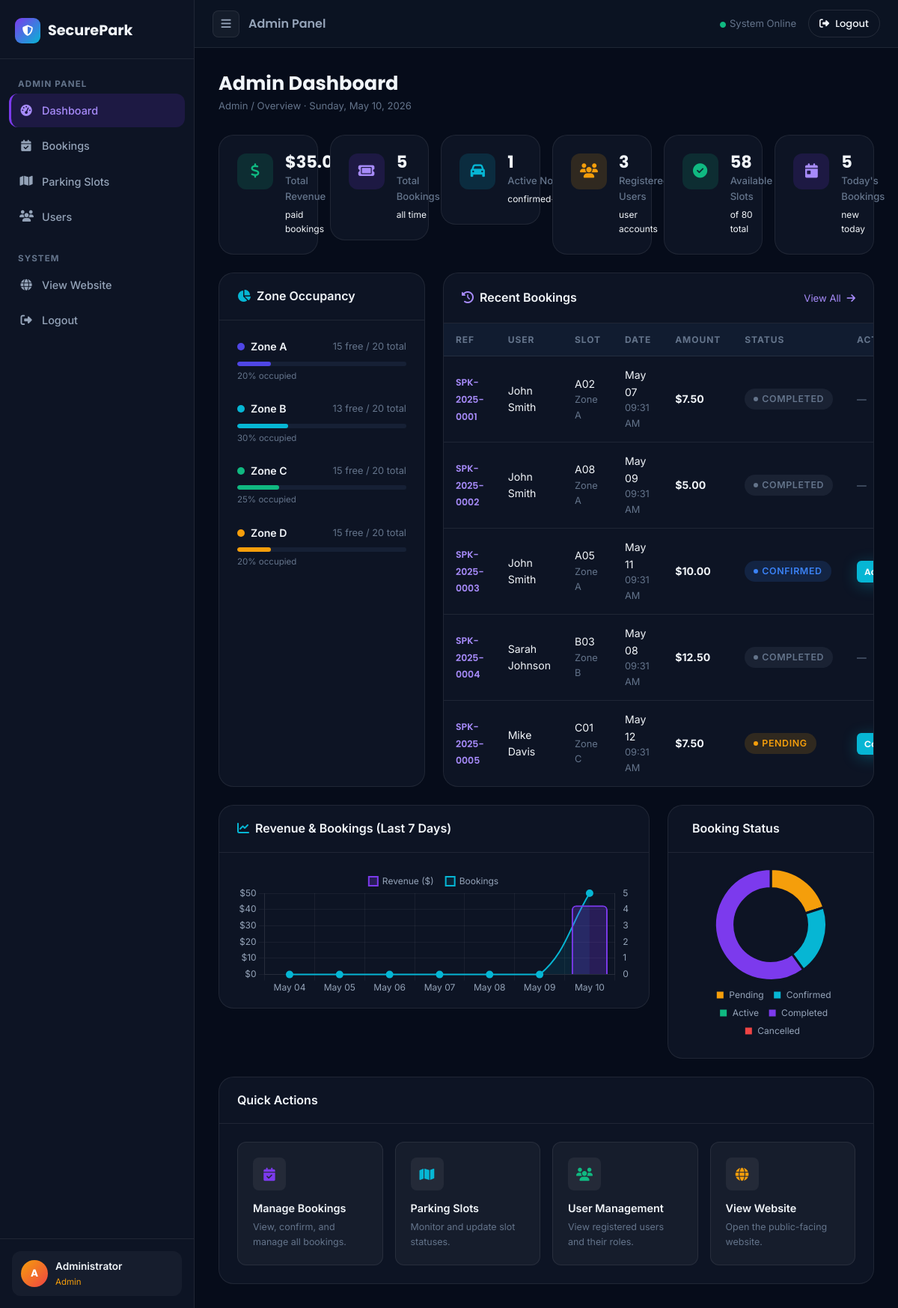
/admin/index.php (signed in), run on the app's committed database.
### tables this page shows
CREATE TABLE IF NOT EXISTS `bookings` (
  `id`             INT UNSIGNED  NOT NULL AUTO_INCREMENT,
  `booking_ref`    VARCHAR(20)   NOT NULL UNIQUE,
  `user_id`        INT UNSIGNED  NOT NULL,
  `slot_id`        INT UNSIGNED  NOT NULL,
  `vehicle_number` VARCHAR(30)   NOT NULL,
  `vehicle_type`   ENUM('car','motorcycle','suv','truck','van','ev') NOT NULL DEFAULT 'car',
  `start_time`     DATETIME      NOT NULL,
  `end_time`       DATETIME      NOT NULL,
  `duration_hours` DECIMAL(6,2)  NOT NULL,
  `amount`         DECIMAL(10,2) NOT NULL,
  `status`         ENUM('pending','confirmed','active','completed','cancelled') NOT NULL DEFAULT 'pending',
  `payment_status` ENUM('unpaid','paid','refunded') NOT NULL DEFAULT 'unpaid',
  `payment_method` VARCHAR(40)   DEFAULT NULL,
  `notes`          TEXT          DEFAULT NULL,
  `created_at`     DATETIME      NOT NULL DEFAULT CURRENT_TIMESTAMP,
  PRIMARY KEY (`id`),
  KEY `idx_user`   (`user_id`),
  KEY `idx_slot`   (`slot_id`),
  KEY `idx_status` (`status`),
  CONSTRAINT `fk_booking_user` FOREIGN KEY (`user_id`) REFERENCES `users`(`id`) ON DELETE CASCADE,
  CONSTRAINT `fk_booking_slot` FOREIGN KEY (`slot_id`) REFERENCES `parking_slots`(`id`) ON DELETE CASCADE
);

CREATE TABLE IF NOT EXISTS `users` (
  `id`             INT UNSIGNED    NOT NULL AUTO_INCREMENT,
  `name`           VARCHAR(120)    NOT NULL,
  `email`          VARCHAR(180)    NOT NULL UNIQUE,
  `password`       VARCHAR(255)    NOT NULL,
  `phone`          VARCHAR(30)     DEFAULT NULL,
  `vehicle_number` VARCHAR(30)     DEFAULT NULL,
  `role`           ENUM('user','admin') NOT NULL DEFAULT 'user',
  `created_at`     DATETIME        NOT NULL DEFAULT CURRENT_TIMESTAMP,
  PRIMARY KEY (`id`),
  KEY `idx_email` (`email`)
);

CREATE TABLE IF NOT EXISTS `parking_slots` (
  `id`          INT UNSIGNED NOT NULL AUTO_INCREMENT,
  `zone_id`     INT UNSIGNED NOT NULL,
  `slot_number` VARCHAR(10)  NOT NULL,
  `slot_type`   ENUM('standard','compact','large','handicap','ev') NOT NULL DEFAULT 'standard',
  `status`      ENUM('available','occupied','reserved','maintenance') NOT NULL DEFAULT 'available',
  `hourly_rate` DECIMAL(6,2) NOT NULL DEFAULT 2.50,
  PRIMARY KEY (`id`),
  UNIQUE KEY `uk_slot` (`zone_id`,`slot_number`),
  KEY `idx_status` (`status`),
  CONSTRAINT `fk_slot_zone` FOREIGN KEY (`zone_id`) REFERENCES `parking_zones`(`id`) ON DELETE CASCADE
);

CREATE TABLE IF NOT EXISTS `parking_zones` (
  `id`    INT UNSIGNED NOT NULL AUTO_INCREMENT,
  `name`  VARCHAR(80)  NOT NULL,
  `floor` VARCHAR(40)  NOT NULL,
  `color` VARCHAR(30)  NOT NULL DEFAULT '#4f46e5',
  PRIMARY KEY (`id`)
);

### admin/index.php (the view, shortened to what the rows shown need)
<?php
require_once __DIR__ . '/../config/db.php';
$chart_labels   = [];
$chart_revenue  = [];
$chart_bookings = [];
for ($i = 6; $i >= 0; $i--) {
    $chart_labels[]   = date('M d', strtotime("-$i days"));
    $chart_revenue[]  = 0;
    $chart_bookings[] = 0;
}
$cr = $conn->query("
    SELECT DATE(created_at) d, COALESCE(SUM(amount),0) rev, COUNT(*) cnt
    FROM bookings
    WHERE created_at >= CURDATE() - INTERVAL 6 DAY
    GROUP BY DATE(created_at)
");
while ($row = $cr->fetch_assoc()) {
    $idx = 6 - (int)round((strtotime('today') - strtotime($row['d'])) / 86400);
    if ($idx >= 0 && $idx < 7) {
        $chart_revenue[$idx]  = (float)$row['rev'];
        $chart_bookings[$idx] = (int)$row['cnt'];
    }
}
$sc_map = ['pending'=>0,'confirmed'=>0,'active'=>0,'completed'=>0,'cancelled'=>0];
$sr2 = $conn->query("SELECT status, COUNT(*) c FROM bookings GROUP BY status");
while ($r = $sr2->fetch_assoc()) { if (isset($sc_map[$r['status']])) $sc_map[$r['status']] = (int)$r['c']; }
$recent = $conn->query("
    SELECT b.*, u.name user_name, pz.name zone_name, ps.slot_number
    FROM bookings b
    JOIN users u ON b.user_id = u.id
    JOIN parking_slots ps ON b.slot_id = ps.id
    JOIN parking_zones pz ON ps.zone_id = pz.id
    ORDER BY b.created_at DESC
    LIMIT 8
");
?>
<!DOCTYPE html>
<html lang="en">
<head>
  <link rel="stylesheet" href="https://cdnjs.cloudflare.com/ajax/libs/bootstrap/5.3.3/css/bootstrap.min.css">
  <link rel="stylesheet" href="https://cdnjs.cloudflare.com/ajax/libs/font-awesome/6.5.1/css/all.min.css">
  <link rel="stylesheet" href="/securepark/assets/css/style.css">
</head>
<body>
<div class="dash-layout">
  <div class="dash-content" id="dashContent">
    <div class="page-content">
      <div class="page-header">
        <div>
          <h1 class="page-title">Admin Dashboard</h1>
        </div>
      </div>
      <div class="row g-4">
        <div class="col-lg-8">
          <div class="data-table-wrap">
            <div class="table-responsive">
              <table class="sp-table">
                <thead>
                  <tr><th>Ref</th><th>User</th><th>Slot</th><th>Date</th><th>Amount</th><th>Status</th><th>Actions</th></tr>
                </thead>
                <tbody>
                  <?php while ($b = $recent->fetch_assoc()): ?>
                  <tr>
                    <td><span style="font-size:0.78rem;font-family:'Poppins',sans-serif;font-weight:600;color:var(--primary-light)"><?= htmlspecialchars($b['booking_ref']) ?></span></td>
                    <td><?= htmlspecialchars($b['user_name']) ?></td>
                    <td>
                      <div><?= htmlspecialchars($b['slot_number']) ?></div>
                      <div class="td-muted"><?= htmlspecialchars($b['zone_name']) ?></div>
                    </td>
                    <td>
                      <div><?= date('M d', strtotime($b['start_time'])) ?></div>
                      <div class="td-muted"><?= date('h:i A', strtotime($b['start_time'])) ?></div>
                    </td>
                    <td><strong>$<?= number_format($b['amount'],2) ?></strong></td>
                    <td><span class="status-badge badge-<?= $b['status'] ?>"><?= ucfirst($b['status']) ?></span></td>
                    <td>
                      <?php if ($b['status'] === 'pending'): ?>
                      <button class="btn-accent btn-sm-custom" style="padding:5px 10px;font-size:0.75rem;border-radius:6px" onclick="bookingAction(<?= $b['id'] ?>,'confirm')">Confirm</button>
                      <?php elseif ($b['status'] === 'confirmed'): ?>
                      <button class="btn-accent btn-sm-custom" style="padding:5px 10px;font-size:0.75rem;border-radius:6px" onclick="bookingAction(<?= $b['id'] ?>,'activate')">Activate</button>
                      <?php else: ?>
                      <span class="td-muted">—</span>
                      <?php endif; ?>
                    </td>
                  </tr>
                  <?php endwhile; ?>
                </tbody>
              </table>
            </div>
          </div>
        </div>
      </div>
    </div>
  </div>
</div>
<script>
Chart.defaults.color = '#94a3b8';
Chart.defaults.borderColor = 'rgba(255,255,255,0.06)';
Chart.defaults.font.family = "'Inter', sans-serif";
// Revenue + Bookings line chart
new Chart(document.getElementById('revenueChart'), {
    data: {
        labels: <?= json_encode($chart_labels) ?>,
        datasets: [
            {
                type: 'bar',
                label: 'Revenue ($)',
                data: <?= json_encode($chart_revenue) ?>,
                backgroundColor: 'rgba(124,58,237,0.25)',
                borderColor: '#7c3aed',
                borderWidth: 2,
                borderRadius: 6,
                yAxisID: 'y',
            },
            {
                type: 'line',
                label: 'Bookings',
                data: <?= json_encode($chart_bookings) ?>,
                borderColor: '#06b6d4',
                backgroundColor: 'rgba(6,182,212,0.1)',
                borderWidth: 2,
                pointBackgroundColor: '#06b6d4',
                pointRadius: 4,
                tension: 0.4,
                fill: true,
                yAxisID: 'y1',
            }
        ]
    },
    options: {
        responsive: true,
        interaction: { mode: 'index', intersect: false },
        plugins: { legend: { labels: { boxWidth: 12, padding: 16 } } },
        scales: {
            x:  { grid: { color: 'rgba(255,255,255,0.05)' } },
            y:  { position: 'left',  grid: { color: 'rgba(255,255,255,0.05)' }, ticks: { callback: v => '$' + v } },
            y1: { position: 'right', grid: { display: false }, ticks: { stepSize: 1 } }
        }
    }
});
// Status doughnut chart
new Chart(document.getElementById('statusChart'), {
    type: 'doughnut',
    data: {
        labels: ['Pending','Confirmed','Active','Completed','Cancelled'],
        datasets: [{
            data: <?= json_encode(array_values($sc_map)) ?>,
            backgroundColor: ['#f59e0b','#06b6d4','#10b981','#7c3aed','#ef4444'],
            borderColor: '#0d1424',
            borderWidth: 3,
            hoverOffset: 8,
        }]
    },
    options: {
        cutout: '65%',
        plugins: {
            legend: { position: 'bottom', labels: { boxWidth: 12, padding: 12, font: { size: 12 } } }
        }
    }
});
</script>
</body>
</html>

### data on the page
bookings: booking_ref "SPK-2025-0001", user.name "John Smith", slot.slot_number "A02", parking_zones.name "Zone A", start_time "May 07", start_time "09:31 AM", amount "7.50", status "COMPLETED"
bookings: booking_ref "SPK-2025-0002", user.name "John Smith", slot.slot_number "A08", parking_zones.name "Zone A", start_time "May 09", start_time "09:31 AM", amount "5.00", status "COMPLETED"
bookings: booking_ref "SPK-2025-0003", user.name "John Smith", slot.slot_number "A05", parking_zones.name "Zone A", start_time "May 11", start_time "09:31 AM", amount "10.00", status "CONFIRMED"
bookings: booking_ref "SPK-2025-0004", user.name "Sarah Johnson", slot.slot_number "B03", parking_zones.name "Zone B", start_time "May 08", start_time "09:31 AM", amount "12.50", status "COMPLETED"
bookings: booking_ref "SPK-2025-0005", user.name "Mike Davis", slot.slot_number "C01", parking_zones.name "Zone C", start_time "May 12", start_time "09:31 AM", amount "7.50", status "PENDING"

### other printed values
$pre "$"
$val "35.00"
$title "Total Revenue"
$sub "paid bookings"
$val "5"
$title "Total Bookings"
$sub "all time"
$val "1"
$title "Active Now"
$sub "confirmed+active"
$val "3"
$title "Registered Users"
$sub "user accounts"
$val "58"
$title "Available Slots"
